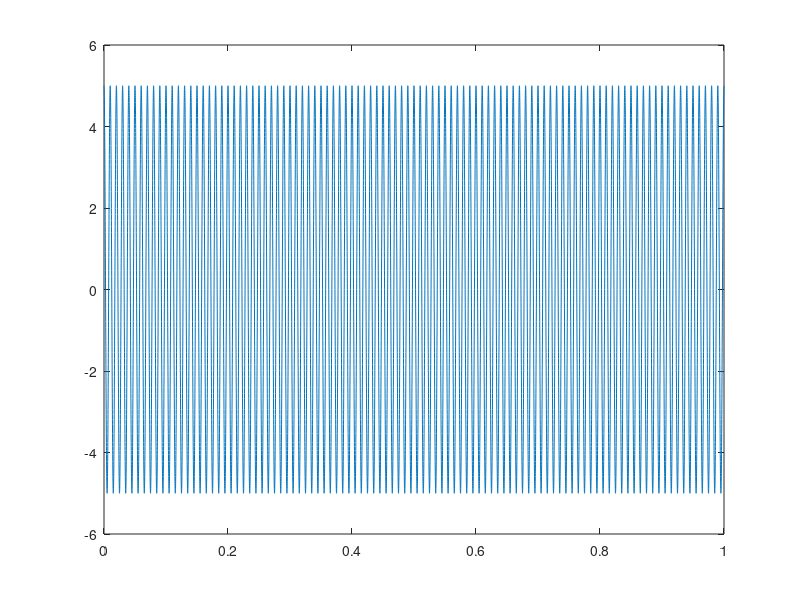

Write MATLAB code to recreate this figure.
clear all; clc; close all;

Fs=20000;
t=0:1/Fs:1;

y=5*cos(2*pi*100*t)';

figure,plot(t,y)

save('data04.txt','y','-ascii');